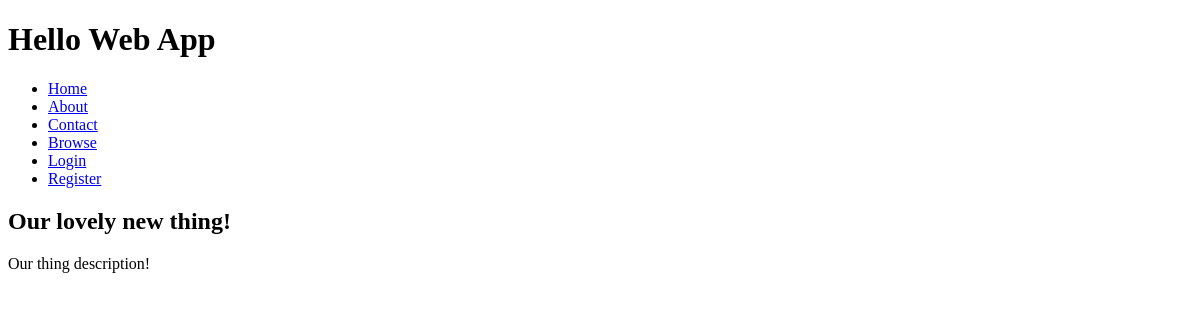
Before: /things/our-lovely-new-thing/ with the older database file.
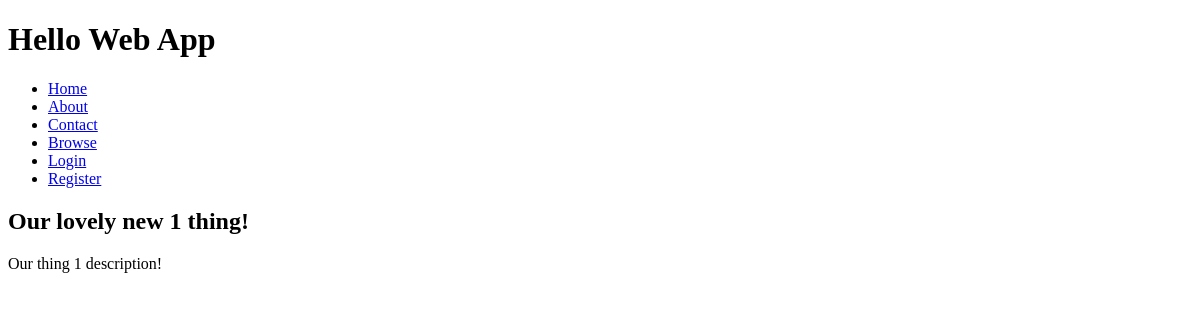
After: the same page with the newer database file.
### collection/models.py (models this page shows)
class Thing(models.Model):
    name = models.CharField(max_length=255)
    description = models.TextField()
    slug = models.SlugField(unique=True)
    user = models.OneToOneField(User, blank=True, null=True)

### collection/views.py (the view)
# urls.py: url(r'^things/(?P<slug>[-\w]+)/$', 'collection.views.thing_detail', name='thing_detail'),
def thing_detail(request, slug):
   thing = Thing.objects.get(slug=slug)
   return render(request, 'things/thing_detail.html', {'thing': thing,
   })

### collection/templates/things/thing_detail.html (shortened to what this page needs)
{% extends 'layouts/base.html' %}
{% block content %}
    <h2>{{ thing.name }}</h2>
    <p>{{ thing.description }}</p>
{% endblock %}

Changed rows visible on the page:
changed Thing: name "Our lovely new thing!" → "Our lovely new 1 thing!"; description "Our thing description!" → "Our thing 1 description!"
